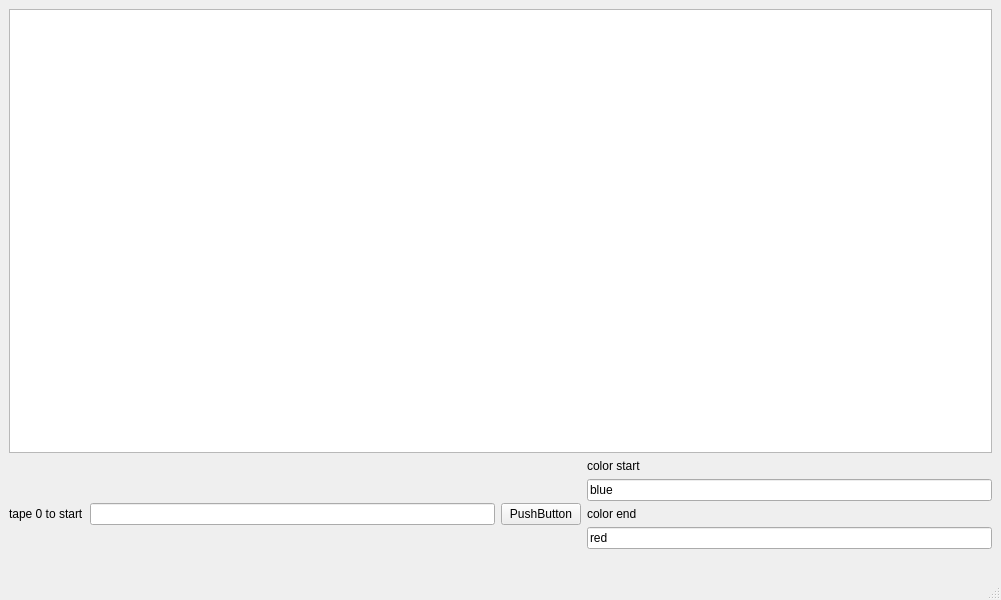
<?xml version="1.0" encoding="UTF-8"?>
<ui version="4.0">
 <class>MainWindow</class>
 <widget class="QMainWindow" name="MainWindow">
  <property name="geometry">
   <rect>
    <x>0</x>
    <y>0</y>
    <width>1001</width>
    <height>600</height>
   </rect>
  </property>
  <property name="windowTitle">
   <string>MainWindow</string>
  </property>
  <widget class="QWidget" name="centralwidget">
   <layout class="QVBoxLayout" name="verticalLayout">
    <item>
     <widget class="QGraphicsView" name="graphicsView"/>
    </item>
    <item>
     <layout class="QHBoxLayout" name="horizontalLayout">
      <item>
       <widget class="QLabel" name="label">
        <property name="text">
         <string>tape 0 to start</string>
        </property>
       </widget>
      </item>
      <item>
       <widget class="QLineEdit" name="videoEdit"/>
      </item>
      <item>
       <widget class="QPushButton" name="startBtn">
        <property name="text">
         <string>PushButton</string>
        </property>
       </widget>
      </item>
      <item>
       <layout class="QVBoxLayout" name="verticalLayout_2">
        <item>
         <widget class="QLabel" name="label_2">
          <property name="text">
           <string>color start</string>
          </property>
         </widget>
        </item>
        <item>
         <widget class="QLineEdit" name="lineEdit_2">
          <property name="text">
           <string>blue</string>
          </property>
         </widget>
        </item>
        <item>
         <widget class="QLabel" name="label_3">
          <property name="text">
           <string>color end</string>
          </property>
         </widget>
        </item>
        <item>
         <widget class="QLineEdit" name="lineEdit">
          <property name="text">
           <string>red</string>
          </property>
         </widget>
        </item>
        <item>
         <widget class="QLabel" name="wining">
          <property name="text">
           <string/>
          </property>
         </widget>
        </item>
       </layout>
      </item>
     </layout>
    </item>
   </layout>
  </widget>
  <widget class="QMenuBar" name="menubar">
   <property name="geometry">
    <rect>
     <x>0</x>
     <y>0</y>
     <width>1001</width>
     <height>30</height>
    </rect>
   </property>
  </widget>
  <widget class="QStatusBar" name="statusbar"/>
 </widget>
 <resources/>
 <connections/>
</ui>
